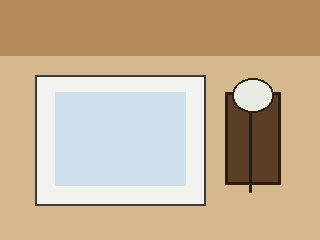
#> input picture data/fixtures/images/desk-gps.jpg, 320 x 240 px
$ python -i derive.py   (imports and definitions only)
#> lines starting #> are read from the running program, lines starting #| are printed output that depends on the picture
#!/usr/bin/env python3
"""Derive second photos for hero lost/found pairs.

Per demo-first-plan.md section 4:
If a second photograph is not directly provided, derive a realistic variation
(crop, angle, lighting adjustments) of the same item and document as derived.
"""

from __future__ import annotations

import argparse
import csv
from pathlib import Path

from PIL import Image, ImageEnhance


def derive_image(src_path: Path, dest_path: Path) -> bool:
    """Generate a realistic alternative angle/crop variation of an item photo."""
#> called with src_path = '../fixtures/images/desk-gps.jpg', dest_path = 'out.png'
    try:
        img = Image.open(src_path)
#> img is the input picture: PIL image 320x240 RGB; mean R, G, B 197.4, 176.9, 149.7
        if img.mode != "RGB":
            img = img.convert("RGB")
    except Exception as exc:
        print(f"Error opening source image {src_path}: {exc}")
        return False

    w, h = img.size
#> w = 320; h = 240
    # 1. Subtle zoom crop (center 88%)
    crop_w = int(w * 0.88)
#> crop_w = 281
    crop_h = int(h * 0.88)
#> crop_h = 211
    left = (w - crop_w) // 2
#> left = 19
    top = (h - crop_h) // 2
#> top = 14
    cropped = img.crop((left, top, left + crop_w, top + crop_h))
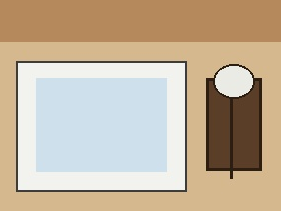
#> cropped: PIL image 281x211 RGB; mean R, G, B 196.1, 179.7, 157.1

    # 2. Subtle rotation (2 degrees) with bicubic interpolation
    rotated = cropped.rotate(2.0, resample=Image.Resampling.BICUBIC, expand=False)
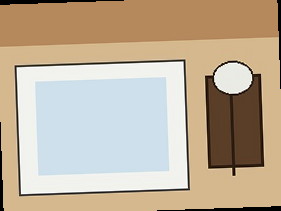
#> rotated: PIL image 281x211 RGB; mean R, G, B 192.4, 176.6, 154.8

    # 3. Slight brightness and contrast adjustment to simulate different room lighting
    brightener = ImageEnhance.Brightness(rotated)
    adjusted = brightener.enhance(1.04)
    contrast = ImageEnhance.Contrast(adjusted)
    final_img = contrast.enhance(0.98)

    # Ensure max 1024px
    fw, fh = final_img.size
#> fw = 281; fh = 211
    if max(fw, fh) > 1024:
        final_img.thumbnail((1024, 1024), Image.Resampling.LANCZOS)

#> (the run stopped early here; a loop or call above may not have finished)
